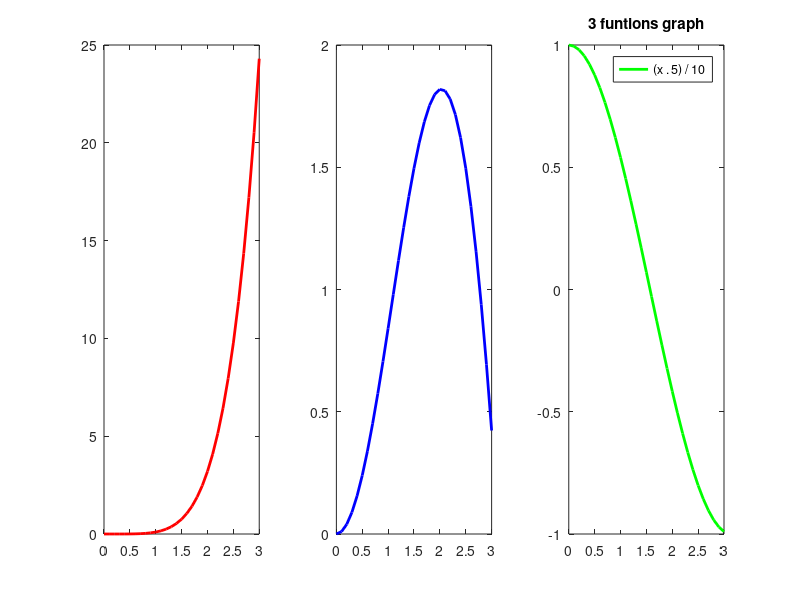
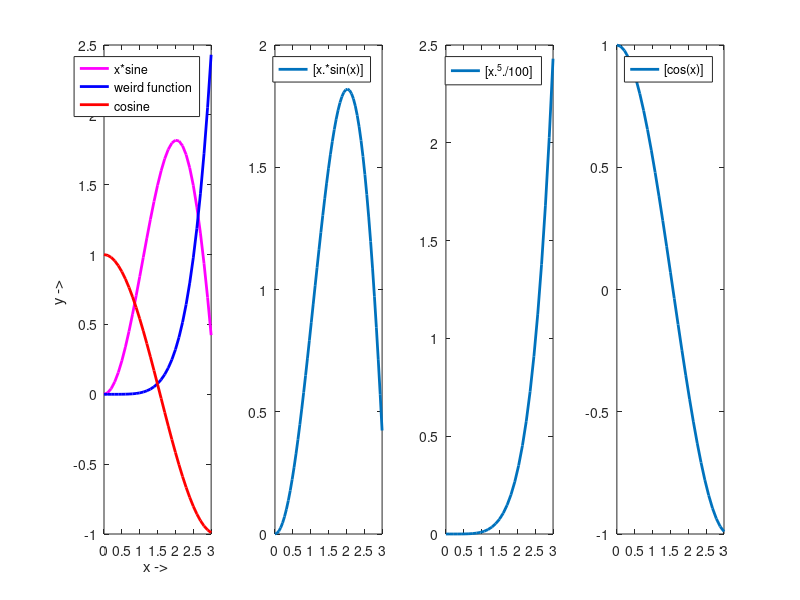

MATLAB code to generate these figures, in order:

clc
clear

x = 0:0.1:3;

y1 = (x .^ 5) / 10;

y2 = (x .* sin(x));

y3 = cos(x);

figure

subplot(1, 3, 1)
plot(x, y1, 'r', 'LineWidth', 2)

subplot(1, 3, 2)
plot(x, y2, 'b', 'LineWidth', 2)
subplot(1, 3, 3)
plot(x, y3, 'g', 'LineWidth', 2)

title("3 funtions graph")
legend("(x .^ 5) / 10", "(x .* sin(x))", "cos(x)")


figure
subplot(1, 4, 1)
plot(x, x.*sin(x), 'm', 'LineWidth', 2, x, x.^5/100, 'b', 'LineWidth', 2, x, cos(x), 'r', 'LineWidth', 2)
xlabel("x -> ")
ylabel("y -> ")
legend("x*sine", "weird function", "cosine")

subplot(1, 4,2)
fplot("[x*sin(x)]", [0, 3], 'LineWidth', 2)
subplot(1, 4,3)
fplot("[x^5/100]", [0, 3], 'LineWidth', 2)
subplot(1, 4,4)
fplot("[cos(x)]", [0, 3], 'LineWidth', 2)
